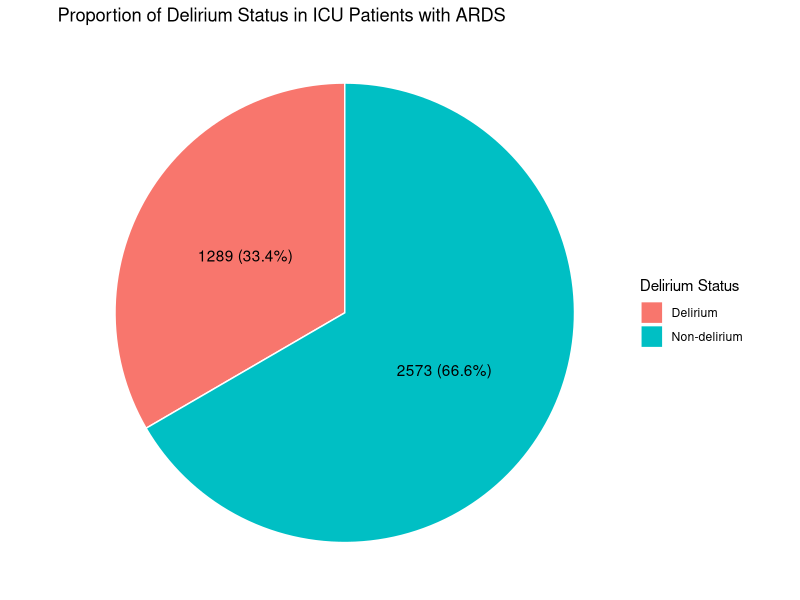
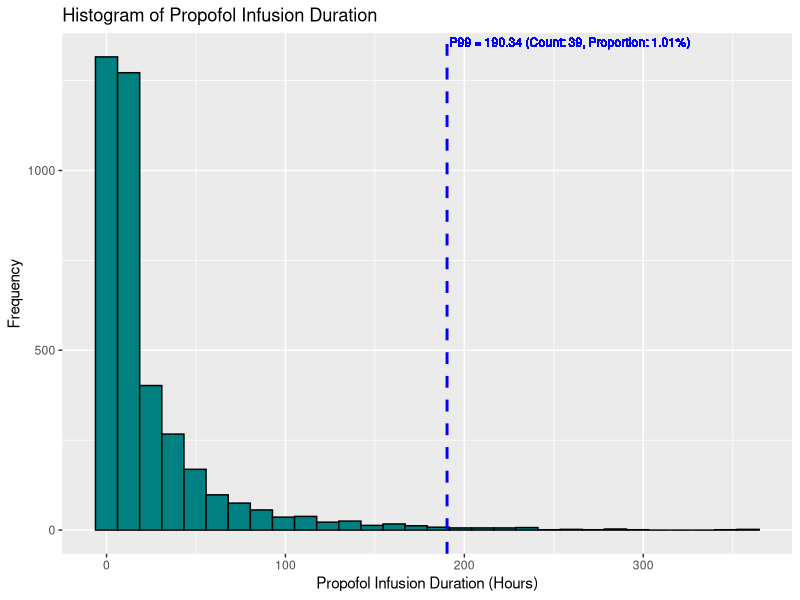
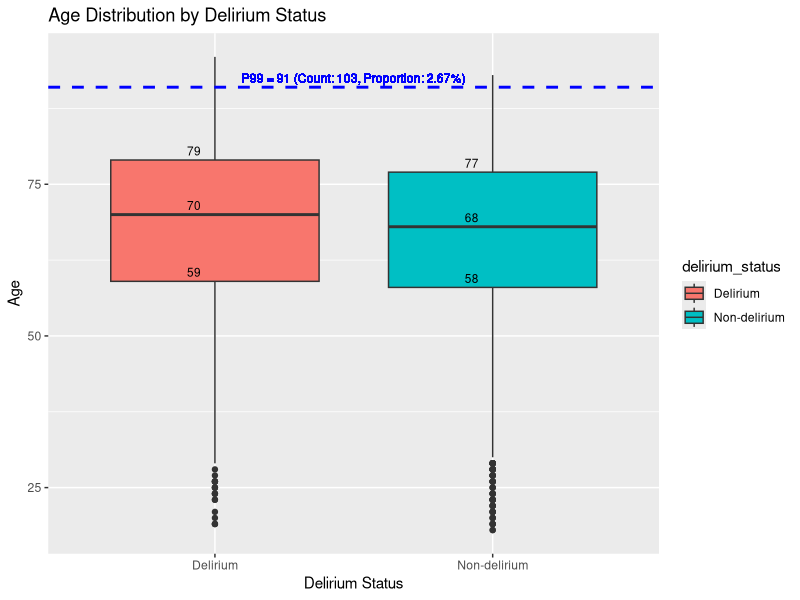
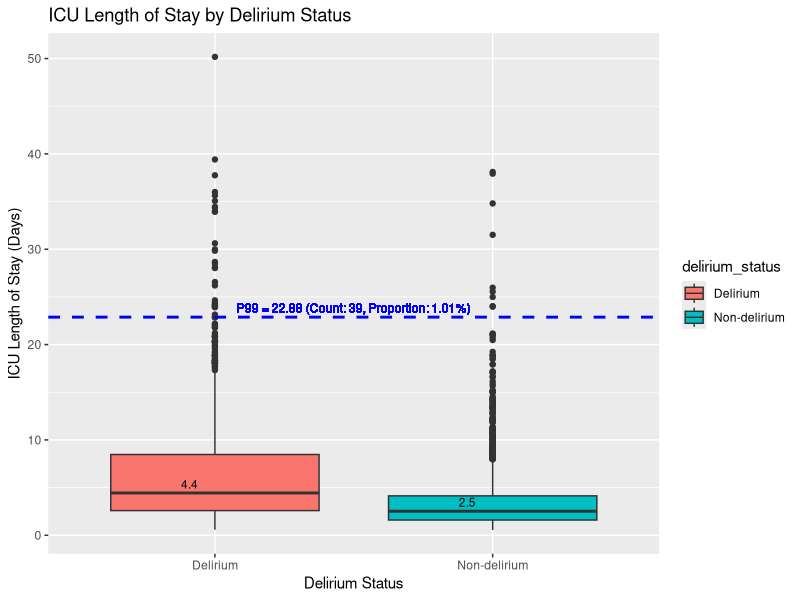
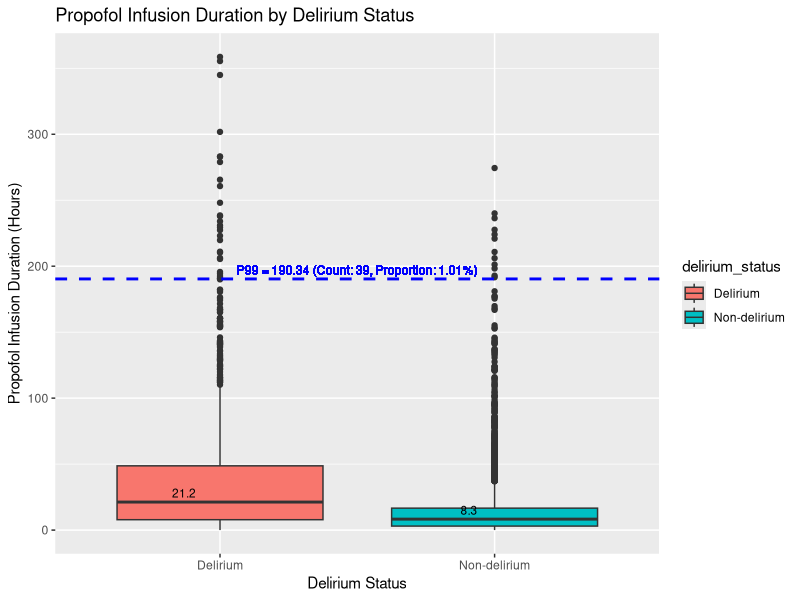
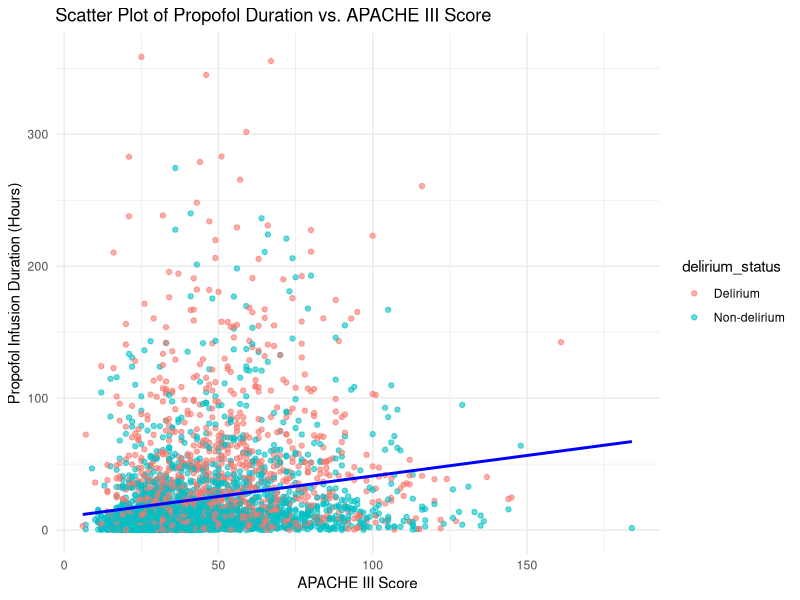
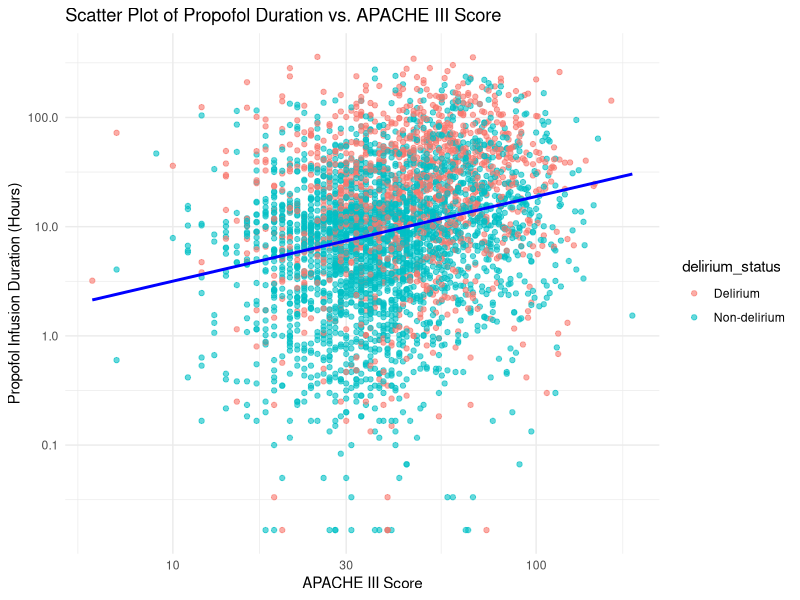
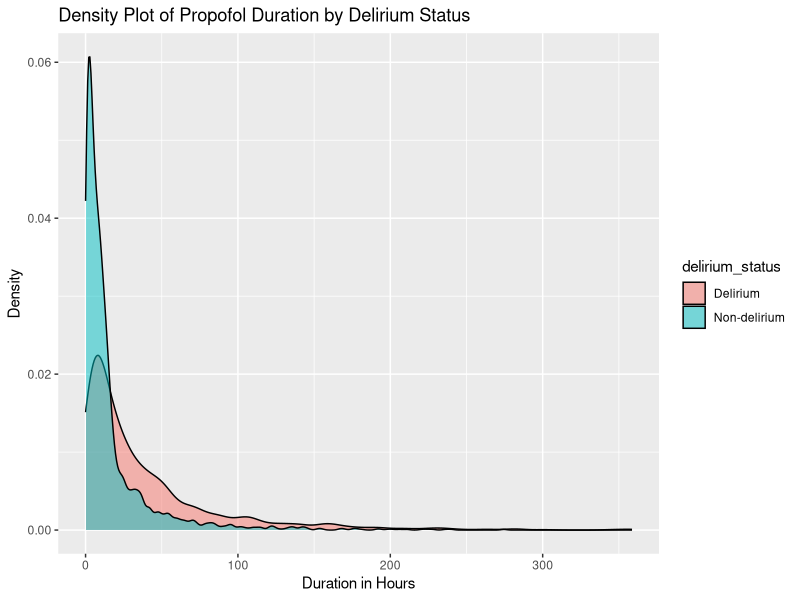

Here is the R script that generated these plots, in order:
## ---- chunk 1
knitr::opts_chunk$set(echo=TRUE, message=FALSE, warning=FALSE)
## ---- chunk 2
library(tidyverse)
library(skimr)

## ---- chunk 3
### Read final dataset
data <- read_csv("cohort_w_confounders.csv")
## ---- chunk 4
### Data Summary
data <- data %>%
  mutate(across(c(subject_id, hadm_id, stay_id), as.character)
         ) %>%
  mutate(
    across(c(delirium, surgical, neurological_condition, dementia), as.logical)
  )

skimr::skim(data)
## ---- chunk 5
### Mapping delirium 1 and 0 to Delirium and Non-delirium
data_mod <- data %>%
  mutate(delirium_status = ifelse(delirium == 1, "Delirium", "Non-delirium"),
         delirium_status = as.factor(delirium_status))
## ---- chunk 6
### Proportion of Delirium Status in ICU Patients with ARDS (Pie Chart)

delirium_table <- table(data_mod$delirium_status)
delirium_prop <- prop.table(delirium_table) # Proportion of cases with and without delirium

# Prepare data for the pie chart
data_pie <- as.data.frame(delirium_table)
names(data_pie) <- c("delirium_status", "count")
data_pie$prop <- delirium_prop * 100  # convert proportion to percentage

# Creating the pie chart
ggplot(data_pie, aes(x = "", y = prop, fill = delirium_status)) + 
  geom_bar(stat = "identity", width = 1, color = "white") +
  coord_polar(theta = "y") +  # This makes it a pie chart
  theme_void() +  # Removes background and grid lines
  labs(fill = "Delirium Status",
       title = "Proportion of Delirium Status in ICU Patients with ARDS") +
  geom_text(aes(label = paste(count, sprintf("(%.1f%%)", prop))), position = position_stack(vjust = 0.5))  # Adds text labels with count and percentage

## ---- chunk 7
### Histogram of Propofol Infusion Duration

# Calculate the 99th percentile of propofol infusion duration
p99_duration <- quantile(data_mod$duration_hours, 0.99)

# Calculate count and proportion of durations >= P99
count_p99_duration <- sum(data_mod$duration_hours >= p99_duration)
proportion_p99_duration <- count_p99_duration / nrow(data_mod)

# Histogram of Propofol Infusion Duration with P99 indicator and annotations
ggplot(data_mod, aes(x = duration_hours)) +
  geom_histogram(bins = 30, fill = "#008080", color = "black") +
  labs(title = "Histogram of Propofol Infusion Duration", x = "Propofol Infusion Duration (Hours)", y = "Frequency") +
  geom_vline(aes(xintercept = p99_duration), color = "blue", linetype = "dashed", size = 1) +
  geom_text(aes(x = p99_duration, y = Inf), 
            label = sprintf("P99 = %.2f (Count: %d, Proportion: %.2f%%)", p99_duration, count_p99_duration, 100 * proportion_p99_duration),
            vjust = 1.5, hjust = -0.01, color = "blue", size = 3)  # Add text label for P99 with count and proportion
## ---- chunk 8
### Age Distribution by Delirium Status

# Calculate the 99th percentile of age
p99_age <- quantile(data_mod$age, 0.99)

# Determine the count of cases at or above the 99th percentile
count_p99_age <- sum(data_mod$age >= p99_age)

# Calculate the proportion of cases at or above the 99th percentile
proportion_p99_age <- count_p99_age / nrow(data_mod)

# Box Plot of Age by Delirium Status with annotations for P99, median, and IQR
ggplot(data_mod, aes(x = delirium_status, y = age, fill = delirium_status)) +
  geom_boxplot() +
  labs(title = "Age Distribution by Delirium Status", x = "Delirium Status", y = "Age") +
  geom_hline(aes(yintercept = p99_age), color = "blue", linetype = "dashed", size = 1) +
  geom_text(aes(x = 1.5, y = p99_age, 
                label = sprintf("P99 = %d (Count: %d, Proportion: %.2f%%)", p99_age, count_p99_age, 100 * proportion_p99_age)),
            color = "blue", vjust = -0.5, hjust = 0.5, size = 3) +  # Adjust size for smaller text
  stat_summary(fun = median, geom = "text", aes(label = round(..y.., 1)), vjust = -0.5, hjust = 2, size = 3, color = "black") +
  stat_summary(fun = quantile, fun.args = list(probs = c(0.25, 0.75)), geom = "text", aes(label = round(..y.., 1)), vjust = -0.5, hjust = 2, size = 3, color = "black")

# Statistical Test
t.test(age ~ delirium_status, data = data_mod)

## ---- chunk 9
### Box Plot of ICU Length of Stay by Delirium Status

# Calculate the 99th percentile of ICU Length of Stay
p99_los <- quantile(data_mod$icu_length_of_stay_day, 0.99)

# Calculate count and proportion of ICU Length of Stay >= P99
count_p99_los <- sum(data_mod$icu_length_of_stay_day >= p99_los)
proportion_p99_los <- count_p99_los / nrow(data_mod)

# Box plot
ggplot(data_mod, aes(x = delirium_status, y = icu_length_of_stay_day)) +
  geom_boxplot(aes(fill = delirium_status)) +
  labs(title = "ICU Length of Stay by Delirium Status",
       x = "Delirium Status",
       y = "ICU Length of Stay (Days)") +
  geom_hline(aes(yintercept = p99_los), color = "blue", linetype = "dashed", size = 1) +
  geom_text(aes(x = 1.5, y = p99_los, label = sprintf("P99 = %.2f (Count: %d, Proportion: %.2f%%)", p99_los, count_p99_los, 100 * proportion_p99_los)),
            vjust = -0.5, hjust = 0.5, color = "blue", size = 3) +  # Correct variable and adjusted positions
  stat_summary(fun = quantile, fun.args = list(probs = c(0.5)), geom = "text", 
               aes(label = round(..y.., 1)), vjust = -0.5, hjust = 2, size = 3, color = "black")

# Statistical Test
t.test(icu_length_of_stay_day ~ delirium_status, data = data_mod)

## ---- chunk 10
### Box Plot of Propofol Duration by Delirium Status

ggplot(data_mod, aes(x = delirium_status, y = duration_hours, fill = delirium_status)) +
  geom_boxplot() +
  labs(title = "Propofol Infusion Duration by Delirium Status", x = "Delirium Status", y = "Propofol Infusion Duration (Hours)") +
  geom_hline(aes(yintercept = p99_duration), color = "blue", linetype = "dashed", size = 1) +
  geom_text(aes(x = 1.5, y = p99_duration, label = sprintf("P99 = %.2f (Count: %d, Proportion: %.2f%%)", p99_duration, count_p99_duration, 100 * proportion_p99_duration)),
            vjust = -0.5, hjust = 0.5, color = "blue", size = 3)+  # Adjusted vjust and hjust for better positioning
  stat_summary(fun = quantile, fun.args = list(probs = c(0.5)), geom = "text", aes(label = round(..y.., 1)), vjust = -0.5, hjust = 2, size = 3, color = "black")

# Statistical Test
t.test(duration_hours ~ delirium_status, data = data_mod)

## ---- chunk 11
### Scatter Plot of Propofol Duration vs. APACHE III Score

# Scatter plot with regression line
ggplot(data_mod, aes(x = apsiii_score, y = duration_hours)) +
  geom_point(aes(color = delirium_status), alpha = 0.6) +  # Points colored by delirium status
  geom_smooth(method = "lm", color = "blue", se = FALSE) + # Linear regression line
  labs(title = "Scatter Plot of Propofol Duration vs. APACHE III Score",
       x = "APACHE III Score",
       y = "Propofol Infusion Duration (Hours)") +
  theme_minimal()

# Scatter plot with regression line (with Log)
ggplot(data_mod, aes(x = apsiii_score, y = duration_hours)) +
  geom_point(aes(color = delirium_status), alpha = 0.6) +  # Points colored by delirium status
  geom_smooth(method = "lm", color = "blue", se = FALSE) + # Linear regression line
  labs(title = "Scatter Plot of Propofol Duration vs. APACHE III Score",
       x = "APACHE III Score",
       y = "Propofol Infusion Duration (Hours)") +
  scale_y_log10()+
  scale_x_log10()+
  theme_minimal()

## ---- chunk 12
### Density Plot of Propofol Duration (Un-used)

ggplot(data_mod, aes(x=duration_hours, fill=delirium_status)) +
  geom_density(alpha=0.5) +
  labs(title="Density Plot of Propofol Duration by Delirium Status", x="Duration in Hours", y="Density")

## ---- chunk 13
### Box Plot APACHE III Score by Delirium Status (Un-used)

# Calculate the 99th percentile of apsiii
p99_apsiii <- quantile(data_mod$apsiii_score, 0.99)

# Calculate count and proportion of apsiii >= P99
count_p99_apsiii <- sum(data_mod$apsiii_score >= p99_apsiii)
proportion_p99_apsiii <- count_p99_apsiii / nrow(data_mod)

ggplot(data_mod, aes(x = delirium_status, y = apsiii_score, fill = delirium_status)) +
  geom_boxplot() +
  labs(title = "APACHE III Score by Delirium Status", x = "Delirium Status", y = "APACHE III Score") +
  geom_hline(aes(yintercept = p99_apsiii), color = "blue", linetype = "dashed", size = 1) +
  geom_text(aes(x = 1.5, y = p99_apsiii, label = sprintf("P99 = %d (Count: %d, Proportion: %.2f%%)", p99_apsiii, count_p99_apsiii, 100 * proportion_p99_apsiii)),
            vjust = -0.5, hjust = 0.5, color = "blue", size = 3) +  # Correct variable and adjusted positions
  stat_summary(fun = quantile, fun.args = list(probs = c(0.5)), geom = "text", 
               aes(label = round(..y.., 1)), vjust = -0.5, hjust = 2, size = 3, color = "black")

# Statistical Test
t.test(apsiii_score ~ delirium_status, data = data_mod)

## ---- chunk 14
### Scatter Plot of Propofol Duration vs. Age (Un-used)

ggplot(data_mod, aes(x=age, y=duration_hours)) +
  geom_point(aes(color=delirium_status), alpha=0.5) +
  geom_smooth(method = "lm", se = FALSE, color="black") +  # Add a LOESS smoothing line without the confidence interval shaded
  labs(title="Scatter Plot of Propofol Duration vs. Age", x="Age", y="Propofol Infusion Duration (Hours)") +
  scale_color_manual(values=c("Delirium"="red", "Non-delirium"="blue")) +
  #scale_x_log10() +
  scale_y_log10() +  # Logarithmic transformation on the y-axis
  theme_minimal()

